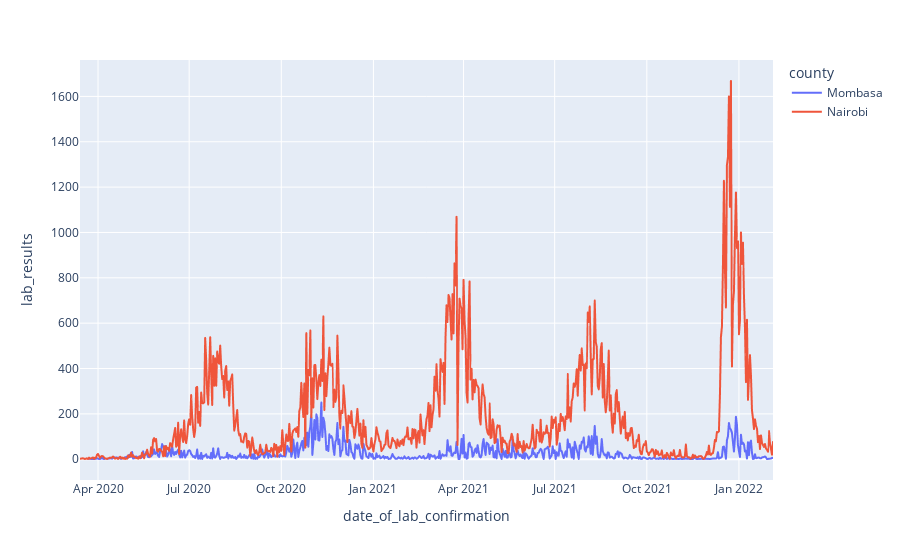

Here is the notebook cell this chart was saved with:
### Markdown cell above
### Age gender death cases

### Code cell
county_daily_data_selected = county_daily_data[county_daily_data["county"].isin(["Nairobi", "Mombasa"])]
county_daily_data_selected = county_daily_data_selected[[ "county", "lab_results", "date_of_lab_confirmation"]].\
                                groupby(["county", "date_of_lab_confirmation"]).count().reset_index()

fig = px.line(county_daily_data_selected, x="date_of_lab_confirmation" , y = "lab_results" , color = "county")
fig.update_traces(mode = 'lines')
fig.update_layout()
fig.show()

### Figure 1 — Plotly figure (JSON) as saved in the notebook; plotly's stock layout.template omitted (floating-point values rounded to 4 significant figures; data arrays with more than 128 entries replaced by an {"elided": "..."} marker saying what was removed)
{"data": [{"hovertemplate": "county=Mombasa<br>date_of_lab_confirmation=%{x}<br>lab_results=%{y}<extra></extra>", "legendgroup": "Mombasa", "line": {"color": "#636efa", "dash": "solid"}, "marker": {"symbol": "circle"}, "mode": "lines", "name": "Mombasa", "showlegend": true, "type": "scattergl", "x": {"elided": "628 str values"}, "xaxis": "x", "y": {"elided": "628 int values"}, "yaxis": "y"}, {"hovertemplate": "county=Nairobi<br>date_of_lab_confirmation=%{x}<br>lab_results=%{y}<extra></extra>", "legendgroup": "Nairobi", "line": {"color": "#EF553B", "dash": "solid"}, "marker": {"symbol": "circle"}, "mode": "lines", "name": "Nairobi", "showlegend": true, "type": "scattergl", "x": {"elided": "682 str values"}, "xaxis": "x", "y": {"elided": "682 int values"}, "yaxis": "y"}], "layout": {"legend": {"title": {"text": "county"}, "tracegroupgap": 0}, "margin": {"t": 60}, "xaxis": {"anchor": "y", "domain": [0, 1], "title": {"text": "date_of_lab_confirmation"}}, "yaxis": {"anchor": "x", "domain": [0, 1], "title": {"text": "lab_results"}}}}
